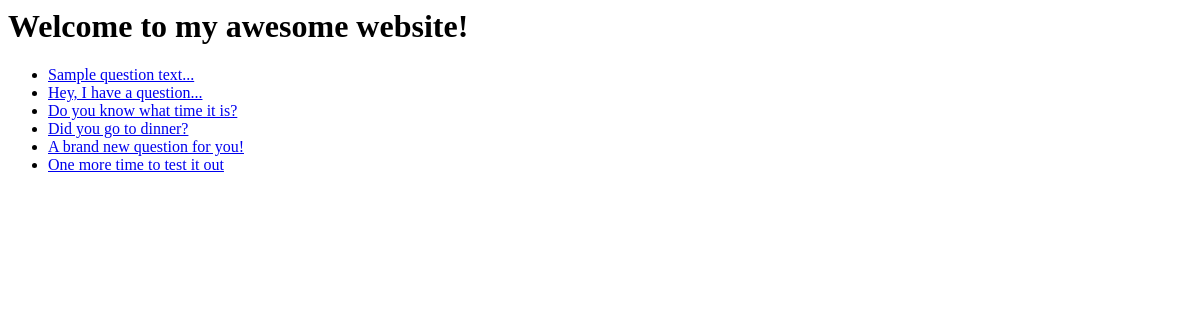
/polls/, run on an earlier commit of the app's database.
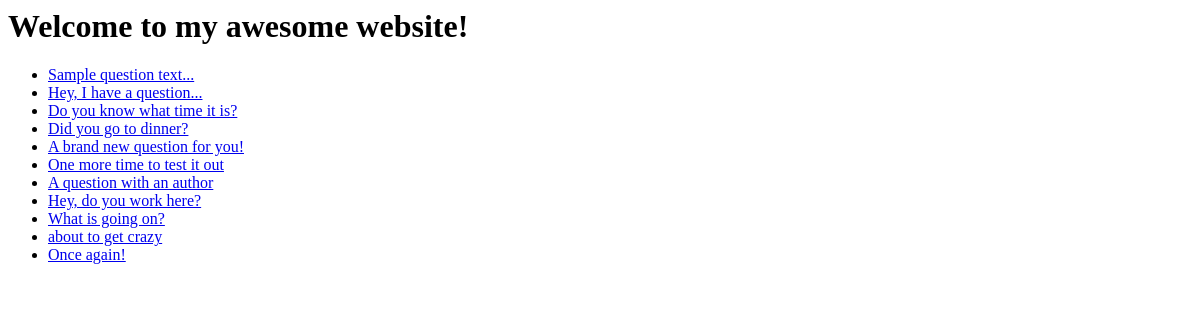
And on a later commit of the database.
### polls/models.py (models this page shows, shortened)
class Question(models.Model):
    question_text = models.CharField(max_length=200)
    pub_date = models.DateTimeField('date published', default=timezone.now)
    created_by = models.ForeignKey(User, on_delete=models.CASCADE)

### polls/views.py (the view)
# urls.py: path('', views.IndexView.as_view(), name='index'),
class IndexView(generic.ListView):
    template_name = 'polls/index.html'
    context_object_name = 'question_list'
    def get_queryset(self):
        return Question.objects.all()

### polls/templates/polls/index.html
{% extends 'polls/base.html' %}
{% block content%}
{% if question_list %}
  <ul>
    {% for question in question_list %}
    <li>
      <a href="{% url 'polls:detail' question.id %}">{{question.question_text}}</a>
    </li>
    {% endfor %}
  </ul>
{% else %}
  <p>No polls available</p>
{% endif %}
{% endblock %}

### polls/templates/polls/base.html (shortened to what this page needs)
{% load static %}
<html>
  <head>
    <link rel="stylesheet" type="text/css" href="{% static 'polls/css/styles.css' %}">
  </head>
  <body>
    <h1>Welcome to my awesome website!</h1>
    {% block content %}
    {% endblock %}
  </body>
</html>

### polls/static/polls/css/styles.css (style rules this page uses)
* { box-sizing: border }

What changed in the data, as far as the page shows it:
added Question: question_text "A question with an author"
added Question: question_text "Hey, do you work here?"
added Question: question_text "What is going on?"
added Question: question_text "about to get crazy"
added Question: question_text "Once again!"
